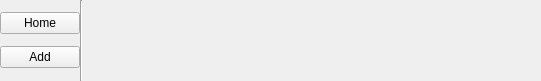
<?xml version="1.0" encoding="UTF-8"?>
<ui version="4.0">
 <class>ContextManagerMenu</class>
 <widget class="QWidget" name="ContextManagerMenu">
  <property name="geometry">
   <rect>
    <x>0</x>
    <y>0</y>
    <width>541</width>
    <height>81</height>
   </rect>
  </property>
  <property name="windowTitle">
   <string>Form</string>
  </property>
  <layout class="QHBoxLayout" name="horizontalLayout">
   <property name="spacing">
    <number>0</number>
   </property>
   <property name="leftMargin">
    <number>0</number>
   </property>
   <property name="topMargin">
    <number>0</number>
   </property>
   <property name="rightMargin">
    <number>0</number>
   </property>
   <property name="bottomMargin">
    <number>0</number>
   </property>
   <item>
    <layout class="QVBoxLayout" name="verticalLayout">
     <property name="spacing">
      <number>0</number>
     </property>
     <property name="rightMargin">
      <number>0</number>
     </property>
     <item>
      <widget class="QPushButton" name="pushButton">
       <property name="text">
        <string>Home</string>
       </property>
      </widget>
     </item>
     <item>
      <widget class="QPushButton" name="pushButton_2">
       <property name="text">
        <string>Add</string>
       </property>
      </widget>
     </item>
    </layout>
   </item>
   <item>
    <widget class="QWidget" name="ContextBrowser" native="true"/>
   </item>
   <item>
    <widget class="Line" name="line">
     <property name="orientation">
      <enum>Qt::Vertical</enum>
     </property>
    </widget>
   </item>
   <item>
    <spacer name="horizontalSpacer">
     <property name="orientation">
      <enum>Qt::Horizontal</enum>
     </property>
     <property name="sizeHint" stdset="0">
      <size>
       <width>40</width>
       <height>20</height>
      </size>
     </property>
    </spacer>
   </item>
  </layout>
 </widget>
 <resources/>
 <connections/>
</ui>
